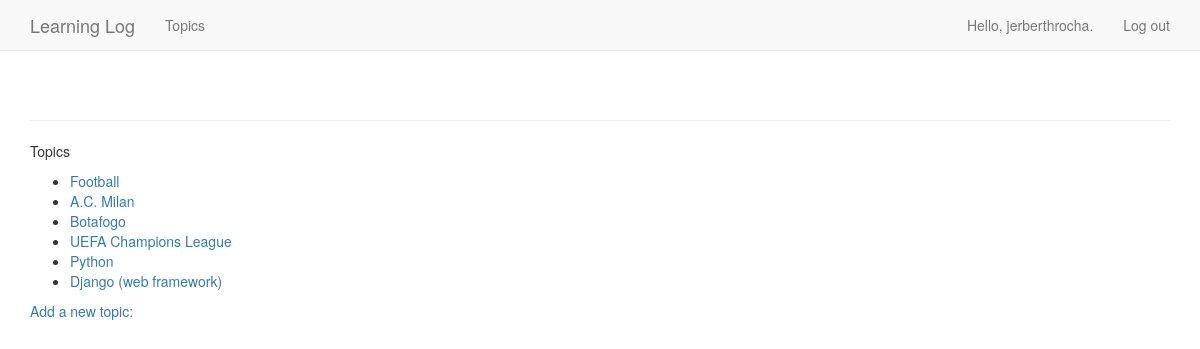
The app's page /topics/ (signed in) with its own data.
### learning_logs/models.py (models this page shows)
class Topic(models.Model):
    text = models.CharField(max_length=200)
    date_added = models.DateTimeField(auto_now_add=True)
    owner = models.ForeignKey(User, on_delete=models.SET_NULL, null=True)
    def __str__(self) -> str:
        return self.text

### learning_logs/views.py (the view)
# urls.py: path('topics/', views.topics, name='topics'), # Mostra todos os assuntos
@login_required(login_url='users:login', redirect_field_name='next')
def topics(request):
    topics = Topic.objects.filter(owner=request.user).order_by('date_added')
    context = {'topics': topics}
    return render(request, 'learning_logs/pages/topics.html', context)

### learning_logs/templates/learning_logs/pages/topics.html
{% extends 'learning_logs/pages/base.html' %}
{% block content %}
    <p>Topics</p>
    <ul>
        {% for topic in topics %}
            <li>
                <a href="{% url 'learning_logs:topic' topic.id %}">{{ topic }}</a>
            </li>
        {% empty %}
            <li>No topics have been added yet.</li>
        {% endfor %}
    </ul>
    <a href="{% url 'learning_logs:new_topic' %}">Add a new topic:</a>
{% endblock content %}

### learning_logs/templates/learning_logs/pages/base.html (shortened to what this page needs)
{% load bootstrap3 %}
<!DOCTYPE html><html lang="en">
<head>
    {% bootstrap_css %}
</head>
<body>
    <nav class="navbar navbar-default navbar-static-top"> <div class="container">
        <div class="navbar-header">
            <a class="navbar-brand" href="{% url 'learning_logs:index' %}">Learning Log</a>
        </div>
        <div id="navbar" class="navbar-collapse collapse">
        <ul class="nav navbar-nav">
            <li>
                <a href="{% url 'learning_logs:topics' %}">Topics</a>
            </li>
        </ul>
        <ul class="nav navbar-nav navbar-right">
            {% if user.is_authenticated %}
                <li><a>Hello, {{ user.username }}.</a></li> <li><a href="{% url 'users:logout' %}">Log out</a></li>
            {% else %}
                <li><a href="{% url 'users:register' %}">Register</a></li> <li><a href="{% url 'users:login' %}">Log in</a></li>
            {% endif %}
        </ul> </div>
        </div>
    </nav>
<div class="container">
    <div class="page-header">{% block header %}{% endblock header %}
    </div> <div>{% block content %}{% endblock content %}
    </div>
    </div>
</body>
</html>

### records on screen
Topic: text "Football"
Topic: text "A.C. Milan"
Topic: text "Botafogo"
Topic: text "UEFA Champions League"
Topic: text "Python"
Topic: text "Django (web framework)"

### other values on screen
{{ user.username }} "jerberthrocha"
